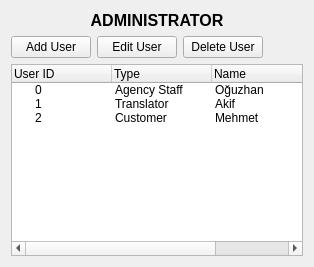
      <widget class="QWidget" name="pageAdmin">
       <layout class="QVBoxLayout" name="verticalLayout_47">
        <item>
         <layout class="QVBoxLayout" name="verticalLayout_46">
          <item>
           <widget class="QLabel" name="label_143">
            <property name="font">
             <font>
              <pointsize>12</pointsize>
              <weight>75</weight>
              <bold>true</bold>
             </font>
            </property>
            <property name="text">
             <string>ADMINISTRATOR</string>
            </property>
            <property name="alignment">
             <set>Qt::AlignCenter</set>
            </property>
           </widget>
          </item>
          <item>
           <layout class="QHBoxLayout" name="horizontalLayout_59">
            <item>
             <widget class="QPushButton" name="pushButton_35">
              <property name="text">
               <string>Add User</string>
              </property>
             </widget>
            </item>
            <item>
             <widget class="QPushButton" name="pushButton_36">
              <property name="text">
               <string>Edit User</string>
              </property>
             </widget>
            </item>
            <item>
             <widget class="QPushButton" name="pushButton_37">
              <property name="text">
               <string>Delete User</string>
              </property>
             </widget>
            </item>
            <item>
             <spacer name="horizontalSpacer_22">
              <property name="orientation">
               <enum>Qt::Horizontal</enum>
              </property>
              <property name="sizeHint" stdset="0">
               <size>
                <width>40</width>
                <height>20</height>
               </size>
              </property>
             </spacer>
            </item>
           </layout>
          </item>
          <item>
           <widget class="QTreeWidget" name="treeWidget_4">
            <property name="columnCount">
             <number>4</number>
            </property>
            <column>
             <property name="text">
              <string>User ID</string>
             </property>
            </column>
            <column>
             <property name="text">
              <string>Type</string>
             </property>
            </column>
            <column>
             <property name="text">
              <string>Name</string>
             </property>
            </column>
            <column>
             <property name="text">
              <string>Surname</string>
             </property>
            </column>
            <item>
             <property name="text">
              <string>0</string>
             </property>
             <property name="text">
              <string>Agency Staff</string>
             </property>
             <property name="text">
              <string>Oğuzhan</string>
             </property>
             <property name="text">
              <string>ÖZÇELİK</string>
             </property>
            </item>
            <item>
             <property name="text">
              <string>1</string>
             </property>
             <property name="text">
              <string>Translator</string>
             </property>
             <property name="text">
              <string>Akif</string>
             </property>
             <property name="text">
              <string>USLU</string>
             </property>
            </item>
            <item>
             <property name="text">
              <string>2</string>
             </property>
             <property name="text">
              <string>Customer</string>
             </property>
             <property name="text">
              <string>Mehmet</string>
             </property>
             <property name="text">
              <string>AKTAŞ</string>
             </property>
            </item>
           </widget>
          </item>
         </layout>
        </item>
       </layout>
      </widget>
